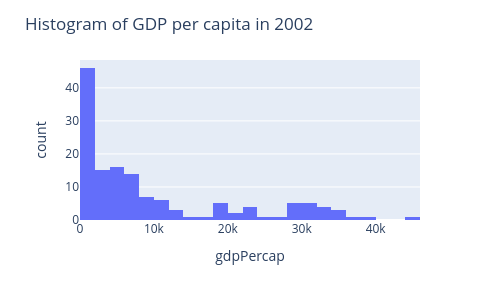

Write notebook code for a chart like this one.
### Code cell
fig = px.histogram(
    data2002,
    x = 'gdpPercap',
    nbins = 30
)
fig.update_layout(
    width=500,
    height=300,
    title='Histogram of GDP per capita in 2002'
)
fig.show()

### Figure 1 — Plotly figure (JSON) as saved in the notebook; plotly's stock layout.template omitted (floating-point values rounded to 4 significant figures; data arrays with more than 128 entries replaced by an {"elided": "..."} marker saying what was removed)
{"data": [{"bingroup": "x", "hovertemplate": "gdpPercap=%{x}<br>count=%{y}<extra></extra>", "legendgroup": "", "marker": {"color": "#636efa", "pattern": {"shape": ""}}, "name": "", "nbinsx": 30, "orientation": "v", "showlegend": false, "type": "histogram", "x": {"elided": "142 float values"}, "xaxis": "x", "yaxis": "y"}], "layout": {"barmode": "relative", "height": 300, "legend": {"tracegroupgap": 0}, "margin": {"t": 60}, "title": {"text": "Histogram of GDP per capita in 2002"}, "width": 500, "xaxis": {"anchor": "y", "domain": [0, 1], "title": {"text": "gdpPercap"}}, "yaxis": {"anchor": "x", "domain": [0, 1], "title": {"text": "count"}}}}
